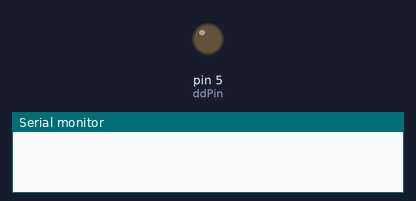
A sketch run on a simulated Arduino Uno, built with avr-gcc and run on an emulated ATmega328P. Shown: output pins drawn as LEDs (lit = HIGH), the last lines printed to the serial monitor.

Above: at 0.1 s.
At 3.7 s:
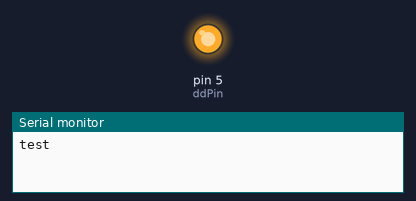
Timing chart, 0 to 5.2 s (numbered marks = the images above):
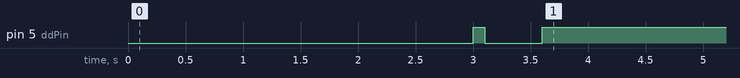

The sketch:

run.ino
```cpp
#include<SoftwareSerial.h>

 int rxPin = 7;    // goes to 4
 int txPin = 6;    // goes to 3
 int ddPin = 5;    // goes to 5

 SoftwareSerial mySerial(rxPin, txPin);

 void setup() {

   Serial.begin(19200);
     delay(1000);
   pinMode (ddPin, OUTPUT);
     delay(1000);
   mySerial.begin(19200);
     delay(1000);

   if (mySerial.available())
     Serial.println(mySerial.read());
   else
     Serial.println("test");

  wake();

  // travel 2 metres
  driveStraight(500, 4000);

  // make first turn
  drive(100, 2680);

  // travel 1 meter
  driveStraight(500, 1800);

  // make second turn
  drive(100, 2600);

  // travel 2 meters
  driveStraight(500, 4000);

  // make last turn
  drive(100, 3000);

  // last 1 meter stretch
  driveStraight(500, 1800);

  // STOP
  driveStraight(0, 3000);

} // end setup

void driveStraight(int vel, int time){
  mySerial.write(145);
  sendHighLow(vel);
  sendHighLow(vel);
  delay(time);
}

void drive(int vel, int time){
  mySerial.write(137);
  sendHighLow(vel);
  sendHighLow(vel);
  sendHighLow(-vel);
  sendHighLow(-vel);
  delay(time);
}

void sendHighLow(int send) {
  mySerial.write(highByte(send));
 delay(1);
  mySerial.write(lowByte(send));
}

void swrite(int message){
  mySerial.write(message);
  delay(1000);
}

void wake(){
  digitalWrite(ddPin, HIGH);
  delay(100);
  digitalWrite(ddPin, LOW);
  delay(500);
  digitalWrite(ddPin, HIGH);
  delay(100);
  mySerial.write(128);
  delay(1000);
  mySerial.write(131);
  delay(1000);
}

void endofCode(){
  mySerial.write(143);
  delay(100);
}

void loop() {
}
```
